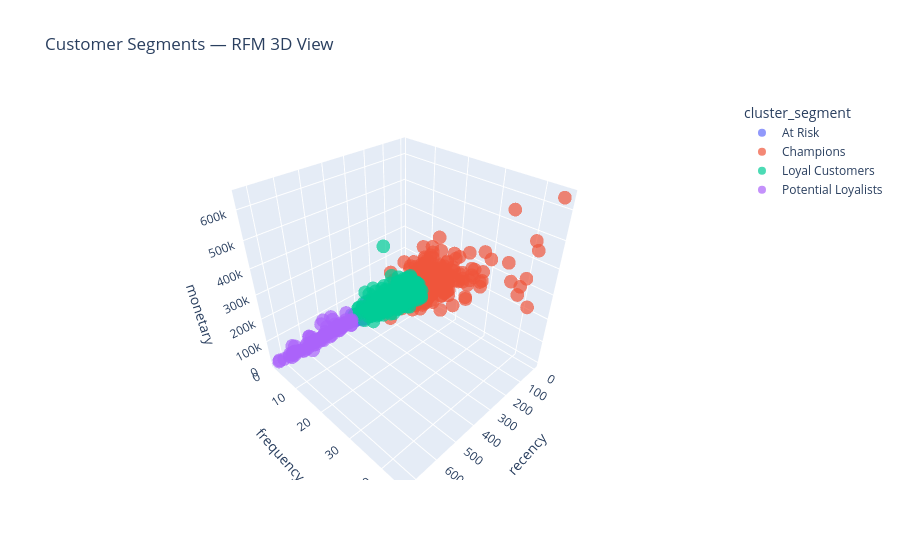

Notebook code cell kept with this figure:
### Markdown cell above
## 6. Segment Profiling & Visualization

### Code cell
fig = px.scatter_3d(rfm, x="recency", y="frequency", z="monetary", color="cluster_segment",
                     title="Customer Segments — RFM 3D View", opacity=0.7)
fig.show()

### Figure 1 — Plotly figure (JSON) as saved in the notebook; plotly's stock layout.template omitted (floating-point values rounded to 4 significant figures; data arrays with more than 128 entries replaced by an {"elided": "..."} marker saying what was removed)
{"data": [{"hovertemplate": "cluster_segment=At Risk<br>recency=%{x}<br>frequency=%{y}<br>monetary=%{z}<extra></extra>", "legendgroup": "At Risk", "marker": {"color": "#636efa", "opacity": 0.7, "symbol": "circle"}, "mode": "markers", "name": "At Risk", "scene": "scene", "showlegend": true, "type": "scatter3d", "x": {"elided": "160 int values"}, "y": {"elided": "160 int values"}, "z": {"elided": "160 float values"}}, {"hovertemplate": "cluster_segment=Champions<br>recency=%{x}<br>frequency=%{y}<br>monetary=%{z}<extra></extra>", "legendgroup": "Champions", "marker": {"color": "#EF553B", "opacity": 0.7, "symbol": "circle"}, "mode": "markers", "name": "Champions", "scene": "scene", "showlegend": true, "type": "scatter3d", "x": {"elided": "242 int values"}, "y": {"elided": "242 int values"}, "z": {"elided": "242 float values"}}, {"hovertemplate": "cluster_segment=Loyal Customers<br>recency=%{x}<br>frequency=%{y}<br>monetary=%{z}<extra></extra>", "legendgroup": "Loyal Customers", "marker": {"color": "#00cc96", "opacity": 0.7, "symbol": "circle"}, "mode": "markers", "name": "Loyal Customers", "scene": "scene", "showlegend": true, "type": "scatter3d", "x": {"elided": "284 int values"}, "y": {"elided": "284 int values"}, "z": {"elided": "284 float values"}}, {"hovertemplate": "cluster_segment=Potential Loyalists<br>recency=%{x}<br>frequency=%{y}<br>monetary=%{z}<extra></extra>", "legendgroup": "Potential Loyalists", "marker": {"color": "#ab63fa", "opacity": 0.7, "symbol": "circle"}, "mode": "markers", "name": "Potential Loyalists", "scene": "scene", "showlegend": true, "type": "scatter3d", "x": [632, 651, 627, 387, 506, 675, 599, 407, 527, 489, 430, 562, 567, 665, 402, 725, 373, 376, 574, 593, 454, 522, 575, 356, 704, 482, 358, 569, 662, 553, 551, 371, 506, 489, 499, 651, 429, 439, 413, 567, 352, 536, 386, 479, 630, 653, 428, 663, 432, 647, 612, 576, 371, 461, 518, 349, 431, 596, 522, 654, 482, 562, 449, 402, 566, 381, 446, 508, 456, 393, 483, 363, 728, 594, 512, 513, 344, 609, 543, 411, 677, 658, 399, 678, 502, 660, 434, 365, 425, 466, 554], "y": [1, 1, 1, 4, 1, 1, 2, 1, 3, 2, 2, 1, 1, 1, 2, 1, 3, 1, 1, 3, 1, 2, 2, 1, 1, 1, 1, 2, 1, 1, 1, 1, 2, 1, 1, 1, 1, 1, 2, 3, 1, 2, 2, 1, 3, 1, 1, 2, 1, 1, 2, 1, 2, 1, 2, 1, 1, 1, 1, 1, 3, 1, 2, 2, 3, 1, 1, 1, 2, 2, 4, 1, 1, 4, 4, 1, 1, 3, 1, 2, 2, 1, 1, 1, 4, 1, 2, 1, 1, 5, 1], "z": [1044.0, 5311.0, 393.5, 24870.0, 4406.0, 10870.0, 26710.0, 18950.0, 14740.0, 22770.0, 3272.0, 3763.0, 3394.0, 3124.0, 20170.0, 9167.0, 11010.0, 19720.0, 39010.0, 69210.0, 73740.0, 7085.0, 21630.0, 1258.0, 3517.0, 6090.0, 1782.0, 5237.0, 5686.0, 2001.0, 1715.0, 53110.0, 92180.0, 18960.0, 10650.0, 9793.0, 9193.0, 296.3, 7962.0, 16850.0, 2209.0, 6410.0, 18870.0, 3091.0, 18810.0, 1673.0, 5272.0, 8170.0, 1378.0, 32960.0, 4057.0, 4778.0, 12310.0, 2057.0, 80230.0, 2752.0, 4963.0, 3825.0, 2865.0, 9954.0, 16200.0, 30060.0, 43040.0, 13480.0, 38410.0, 8869.0, 57220.0, 1338.0, 27480.0, 21090.0, 52530.0, 1257.0, 5468.0, 11430.0, 80370.0, 2964.0, 4168.0, 20630.0, 5172.0, 10940.0, 6151.0, 41100.0, 2679.0, 2262.0, 28840.0, 9574.0, 6377.0, 3021.0, 10880.0, 73860.0, 545.5]}], "layout": {"legend": {"title": {"text": "cluster_segment"}, "tracegroupgap": 0}, "scene": {"domain": {"x": [0.0, 1.0], "y": [0.0, 1.0]}, "xaxis": {"title": {"text": "recency"}}, "yaxis": {"title": {"text": "frequency"}}, "zaxis": {"title": {"text": "monetary"}}}, "title": {"text": "Customer Segments — RFM 3D View"}}}
